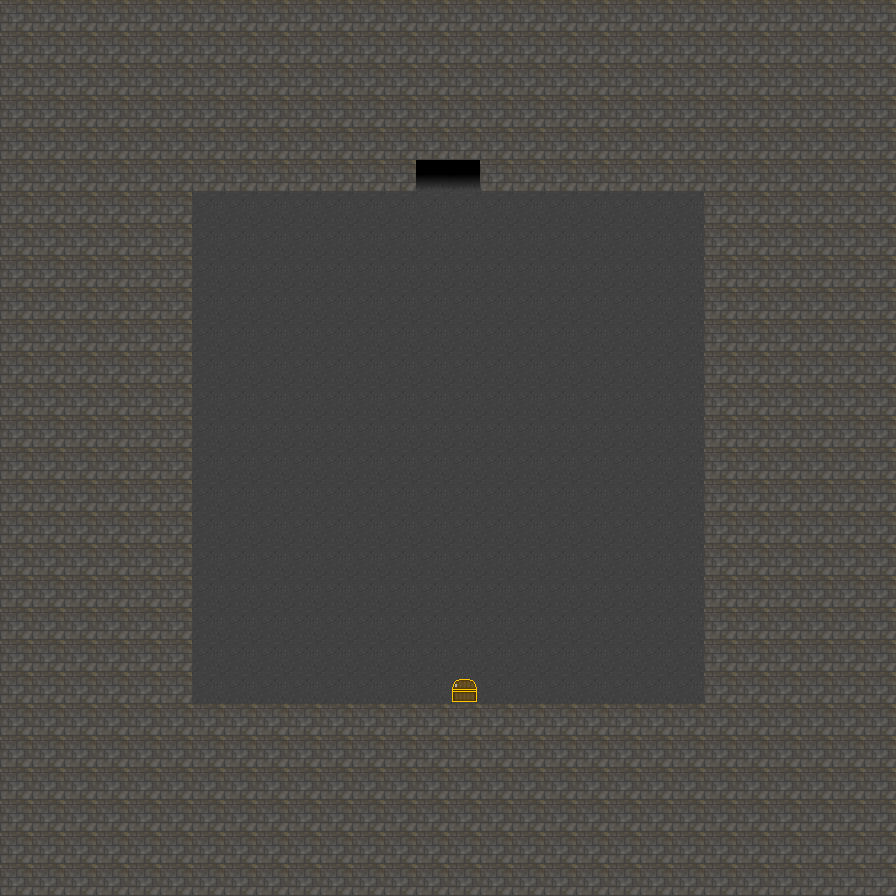

The image is a tile-based game level rendered from a .tmx file. Its description and source (layers, tilesets, objects; grid data summarised) follow:
An orthogonal 28x28 tile map with 32x32 px tiles, 7 tile layers (floor, walls, below door, doors, ...) and 5 objects (to room 5, chest_3).

<map version="1.0" orientation="orthogonal" width="28" height="28" tilewidth="32" tileheight="32">
 <properties>
  <property name="AmbientLight" value="0" />
  <property name="LightColor" value="210,120,20,0.5" />
  <property name="StartX" value="7" />
  <property name="StartY" value="7" />
  <property name="TileHeight" value="32" />
  <property name="TileWidth" value="32" />
 </properties>
 <tileset firstgid="1" name="Cavetileset" tilewidth="32" tileheight="32" spacing="2">
  <image source="Cavetileset.png" width="203" height="373" />
 </tileset>
 <layer name="floor" width="28" height="28">
  <properties>
   <property name="collide" value="false" />
  </properties>
  <data>[784 cells, 784 non-empty, 1 distinct tile ids]</data>
 </layer>
 <layer name="walls" width="28" height="28">
  <properties>
   <property name="collide" value="true" />
  </properties>
  <data>[784 cells, 526 non-empty, 1 distinct tile ids]</data>
 </layer>
 <layer name="below door" width="28" height="28">
  <data>[784 cells, 0 non-empty, 0 distinct tile ids]</data>
 </layer>
 <layer name="doors" width="28" height="28">
  <properties>
   <property name="collide" value="false" />
  </properties>
  <data>[784 cells, 2 non-empty, 1 distinct tile ids]</data>
 </layer>
 <layer name="chest" width="28" height="28">
  <properties>
   <property name="collide" value="true" />
  </properties>
  <data>[784 cells, 1 non-empty, 1 distinct tile ids]</data>
 </layer>
 <layer name="Characters" width="28" height="28">
  <properties>
   <property name="collide" value="false" />
  </properties>
  <data>[784 cells, 0 non-empty, 0 distinct tile ids]</data>
 </layer>
 <layer name="Lights" width="28" height="28">
  <properties>
   <property name="collide" value="false" />
  </properties>
  <data>[784 cells, 0 non-empty, 0 distinct tile ids]</data>
 </layer>
 <objectgroup name="Objects" width="28" height="28">
  <object name="to room 5" x="416" y="160" width="64" height="32">
   <properties>
    <property name="change_map" value="data/darkDungeonRoom5.tmx, 13, 8" />
    <property name="interaction_type" value="player_auto" />
    <property name="type" value="Interaction" />
   </properties>
  </object>
  <object name="chest_3" x="432" y="672" width="48" height="32">
   <properties>
    <property name="add_keys" value="2" />
    <property name="call_order" value="0" />
    <property name="display_text" value="You found a Key!" />
    <property name="enabled" value="true" />
    <property name="interaction_type" value="player" />
    <property name="type" value="Interaction" />
   </properties>
  </object>
  <object x="432" y="672" width="48" height="32">
   <properties>
    <property name="call_order" value="1" />
    <property name="disable_object" value="chest_3" />
    <property name="interaction_type" value="player" />
    <property name="type" value="Interaction" />
   </properties>
  </object>
  <object gid="31" x="383" y="646">
   <properties>
    <property name="enemy_type" value="NudeDude" />
    <property name="type" value="Enemy" />
   </properties>
  </object>
  <object gid="31" x="479" y="645">
   <properties>
    <property name="enemy_type" value="NudeDude" />
    <property name="type" value="Enemy" />
   </properties>
  </object>
 </objectgroup>
</map>
